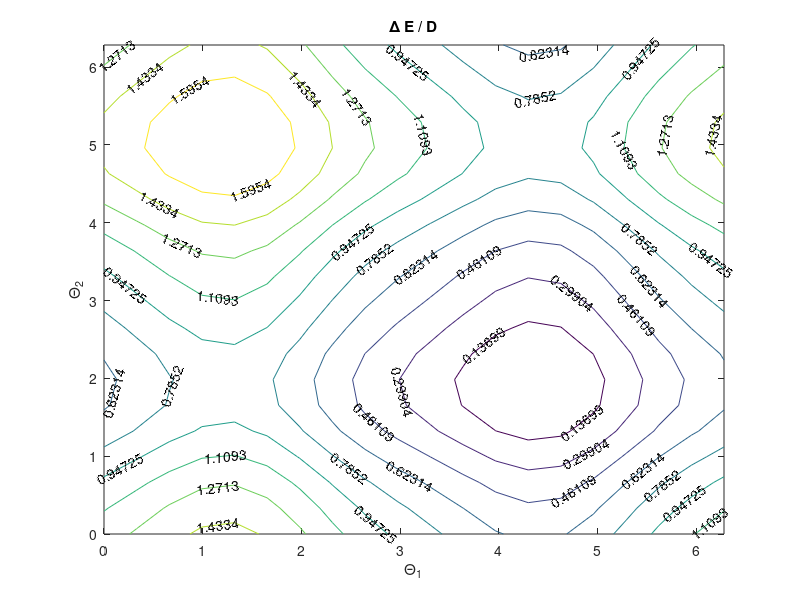

MATLAB code to generate this figure:
%{
Trying to implement a line tension model in Matlab


%}

% Defining necessary variables

Energy = @(theta, nu) (1 - nu .* cos(theta).^2) ./ (1-nu);
dEnergydTheta = @(theta, nu) (nu .* sin(2 .* theta)) ./ (1 - nu);

DeltaEnergy = @(theta1, theta2, theta3, b1, b2, b3, phi1, phi2, nu) ...
    (b3^2 * (1-nu*cos(theta3)^2)) - (b1^2 * (1-nu*cos(theta1)^2) * cos(phi1) ...
    ) - (b2^2 * (1-nu * cos(theta2)^2) * cos(phi2));

b_1 = [0; -1; 1] / norm([0; -1; 1]);
n_1 = [1; 1; 1] / norm([1;1;1]);
e_1 = cross(b_1, n_1);

b_2 = [0; 1; 1] / norm([0; 1; 1]);
n_2 = [1; -1; 1] / norm([1; -1; 1]);
e_2 = cross(b_2, n_2);


b_3 = [0; 0; 1] / norm([0; 0; 1]);
t_3 = cross(n_1, n_2);
theta_3 = acos(dot(b_3, t_3));

L = 400;
nu = 0.3; 

b1_mag = (0.5^2 + 0.5^2)^(1/2);
b2_mag = (0.5^2 + 0.5^2)^(1/2);
b3_mag = 1;

% calculation:
Lens = [];
dEnergies = zeros(20,20); %[];

% Extra
count_1 = 1;
count_2 = 1;
%

for theta_1 = linspace(0, 2*pi, 20)
    for theta_2 = linspace(0, 2*pi, 20)
        % Calculating the Length
        t_1 = sin(theta_1) * e_1 + cos(theta_1) * b_1;
        t_2 = sin(theta_2) * e_2 + cos(theta_2) * b_2;
        
        F_1A = (L/2) * (Energy(theta_1, 0.3) * t_1 + dEnergydTheta(theta_1, ...
            0.3) * n_1);
        F_2A = (L/2) * (Energy(theta_2, 0.3) * t_2 + dEnergydTheta(theta_2, ...
            0.3) * n_2);
        
        L_3 = dot(F_1A + F_2A, t_3) ./ Energy(theta_3, 0.3);
        Lens = [Lens, L_3 / L];
        
        % Calculating the energy change due to combination
        phi1 = acos(dot(t_3, t_1));
        phi2 = acos(dot(t_3, t_2));
        
        dEnergies(count_2, count_1) = DeltaEnergy(theta_1, theta_2, theta_3, ...
            b1_mag, b2_mag, b3_mag, phi1, phi2, nu); %[dEnergies, DeltaEnergy(theta_1, theta_2, theta_3, ...
            %b1_mag, b2_mag, b3_mag, phi1, phi2, nu)];
        count_2 = count_2 + 1;
    end
    count_1 = count_1 + 1;
    count_2 = 1;
end

[x,y] = meshgrid(linspace(0, 2*pi, 20), linspace(0, 2*pi, 20));
figure();
contour(x,y,dEnergies, 'ShowText', 'on');
xlabel('\Theta_1');
ylabel('\Theta_2');
title('\Delta E / D')

% Plotting Length
%figure();
%plot(linspace(0, 2*pi, 20) * 180 / pi, Lens, 'ks-');
%xlabel('\Theta_1');
%ylabel('L_3 / L');
%title('\Theta_2 = \pi/2')

% Plotting Energy
%figure(2);
%plot(linspace(0, 2*pi, 20) * 180 / pi, dEnergies, 'kd-')
%xlabel('\Theta_1')
%ylabel('\Delta E / D')
%title('\Theta_2 = \pi / 2')




    
